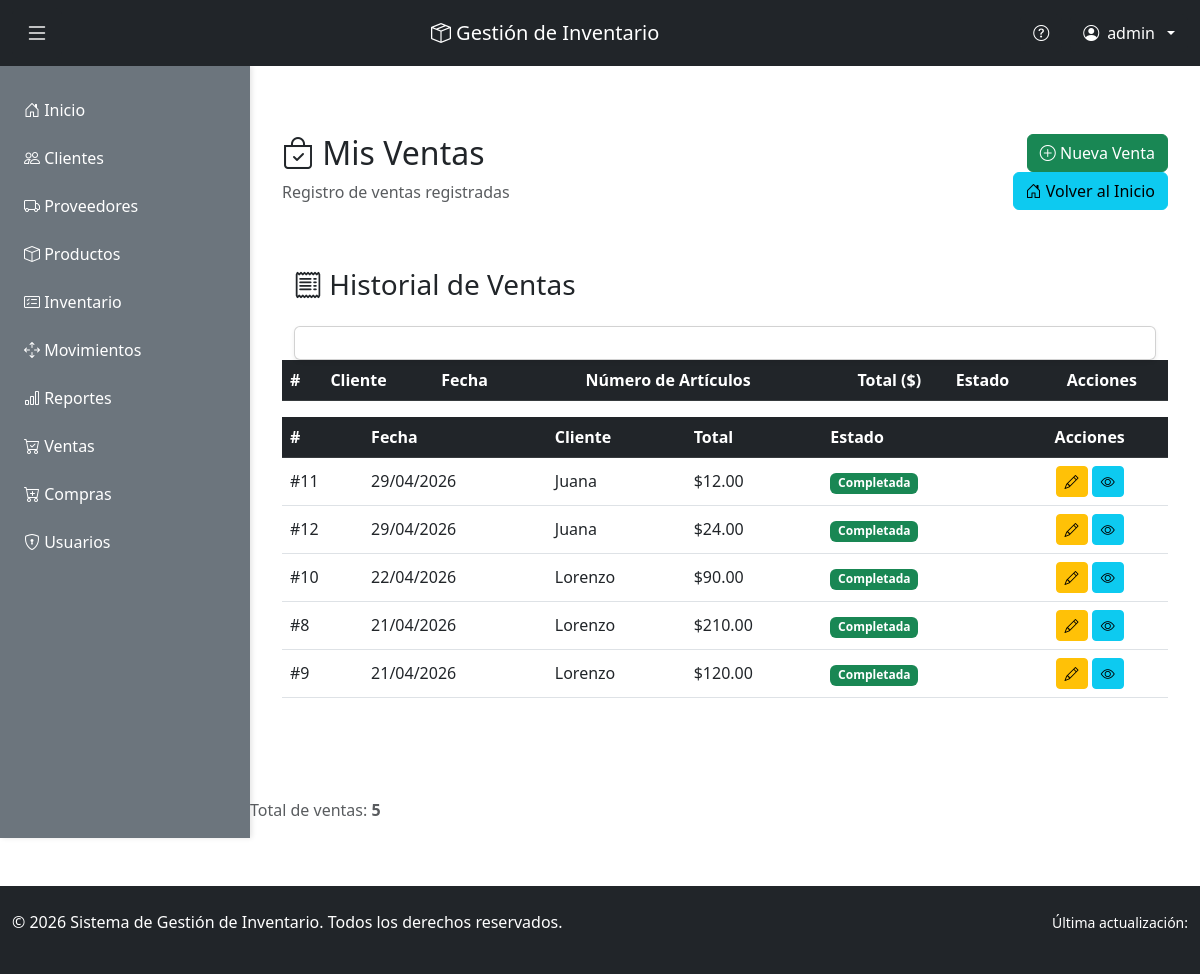
Screenshot of /empleado/ventas/ (signed in) with the database file from the repository.
### inventario/models.py (models this page shows, shortened)
class Venta(models.Model):
    ESTADO_VENTA = [
        ('borrador', 'Borrador'),
        ('confirmada', 'Confirmada'),
        ('entregada', 'Entregada'),
        ('cancelada', 'Cancelada'),
    ]
    fecha_venta = models.DateField(auto_now_add=True)
    cliente = models.ForeignKey(Cliente, on_delete=models.CASCADE, related_name='ventas')
    usuario = models.ForeignKey(User, on_delete=models.CASCADE, related_name='ventas_realizadas')
    estado = models.CharField(max_length=20, choices=ESTADO_VENTA, default='borrador')
    total = models.DecimalField(max_digits=12, decimal_places=2, default=0)
    class Meta:
        ordering = ['-fecha_venta']
        verbose_name = 'Venta'
        verbose_name_plural = 'Ventas'
    def calcular_total(self):
        return sum(detalle.subtotal() for detalle in self.detalles.all())

class Cliente(models.Model):
    nombre = models.CharField(max_length=100)
    telefono = models.CharField(max_length=9)
    email = models.EmailField(unique=True)
    direccion = models.CharField(max_length=200)
    fecha_creacion = models.DateTimeField(auto_now_add=True)
    activo = models.BooleanField(default=True)
    class Meta:
        ordering = ['-activo', 'nombre']
        verbose_name = 'Cliente'
        verbose_name_plural = 'Clientes'
    def __str__(self):
        return self.nombre

class DetalleVenta(models.Model):
    venta = models.ForeignKey(Venta, on_delete=models.CASCADE, related_name='detalles')
    producto = models.ForeignKey(Producto, on_delete=models.PROTECT, related_name='detalles_venta')
    cantidad = models.PositiveIntegerField()
    precio_venta = models.DecimalField(max_digits=10, decimal_places=2)
    class Meta:
        unique_together = ['venta', 'producto']
        verbose_name = 'Detalle Venta'
        verbose_name_plural = 'Detalles Venta'
    def subtotal(self):
        return self.cantidad * self.precio_venta

### inventario/views.py (the view)
# urls.py: path('empleado/ventas/', views.ventas_empleado, name='ventas_empleado'),
@login_required
@solo_empleado
@require_http_methods(["GET"])
def ventas_empleado(request):
    ventas = Venta.objects.all().order_by('-fecha_venta')
    contexto = {'ventas': ventas}
    return render(request, 'empleado/ventas.html', contexto)

### inventario/templates/empleado/ventas.html (shortened to what this page needs)
{% extends 'base.html' %}
{% block content %}
<div class="container my-5">
    <div class="row mb-4">
        <div class="col-md-8">
            <h2><i class="bi bi-bag-check"></i> Mis Ventas</h2>
            <p class="text-muted">Registro de ventas registradas</p>
        </div>
        <div class="col-md-4 text-end">
            <a href="{% url 'agregar_venta_empleado' %}" class="btn btn-success">
                <i class="bi bi-plus-circle"></i> Nueva Venta
            </a>
            <a href="{% url 'inicio' %}" class="btn btn-info ms-2">
                <i class="bi bi-house-door"></i> Volver al Inicio
            </a>
        </div>
    </div>
    {% if ventas %}
        <div class="table-responsive">
            <table class="table table-hover table-striped align-middle">
                <thead class="table-dark">
                    <tr>
                        <th>#</th>
                        <th>Cliente</th>
                        <th>Fecha</th>
                        <th class="text-center">Número de Artículos</th>
                        <th class="text-end">Total ($)</th>
                        <th class="text-center">Estado</th>
                        <th class="text-center">Acciones</th>
                    </tr>
                </thead>
                <tbody>
                    <div class="container mt-4">
    <h3 class="mb-4"><i class="bi bi-receipt"></i> Historial de Ventas</h3>
    <div class="card shadow-sm">
        <div class="card-body">
            <table class="table table-hover align-middle">
                <thead class="table-dark">
                    <tr>
                        <th>#</th>
                        <th>Fecha</th>
                        <th>Cliente</th>
                        <th>Total</th>
                        <th>Estado</th>
                        <th class="text-center">Acciones</th>
                    </tr>
                </thead>
                <tbody>
                    {% for venta in ventas %}
                    <tr>
                        <td>#{{ venta.id }}</td>
                        <td>{{ venta.fecha_venta|date:"d/m/Y" }}</td>
                        <td>{{ venta.cliente }}</td>
                        <td>${{ venta.calcular_total|floatformat:2 }}</td>
                        <td>
                            <span class="badge bg-success">
                                Completada
                            </span>
                        </td>
                        <td class="text-center">
                            <a href="{% url 'editar_venta_empleado' venta.id %}"
                            class="btn btn-sm btn-warning">
                                <i class="bi bi-pencil"></i>
                            </a>
                            <a href="#" class="btn btn-sm btn-info">
                                <i class="bi bi-eye"></i>
                            </a>
                        </td>
                    </tr>
                    {% empty %}
                    <tr>
                        <td colspan="6" class="text-center text-muted">
                            No hay ventas registradas
                        </td>
                    </tr>
                    {% endfor %}
                </tbody>
            </table>
        </div>
    </div>
</div>
        <div class="row mt-3">
            <div class="col">
                <p class="text-muted">Total de ventas: <strong>{{ ventas|length }}</strong></p>
            </div>
        </div>
    {% else %}
        <div class="alert alert-info" role="alert">
            <i class="bi bi-info-circle"></i> No hay ventas registradas aún.
        </div>
    {% endif %}
</div>
{% endblock %}

### inventario/templates/base.html (shortened to what this page needs)
<!DOCTYPE html>
<html lang="es">
{% load static %}
<head>
    <link href="https://cdn.jsdelivr.net/npm/bootstrap@5.3.0/dist/css/bootstrap.min.css" rel="stylesheet">
    <link rel="stylesheet" href="https://cdn.jsdelivr.net/npm/bootstrap-icons@1.10.0/font/bootstrap-icons.css">
</head>
<body>
    <nav class="navbar navbar-dark bg-dark sticky-top">
        <div class="container-fluid d-flex">
            <button class="btn btn-dark toggle-sidebar-btn me-2" id="sidebarToggle" title="Abrir/Cerrar menú">
                <i class="bi bi-list"></i>
            </button>
            <span class="navbar-brand mx-auto">
                <i class="bi bi-box-seam"></i> Gestión de Inventario
            </span>
            <div class="d-flex gap-2 align-items-center">
                <button class="btn btn-dark" id="btnAyuda" title="Mostrar ayuda de esta página">
                    <i class="bi bi-question-circle"></i>
                </button>
                <div class="dropdown">
                    <button class="btn btn-dark dropdown-toggle d-flex align-items-center gap-2" type="button" data-bs-toggle="dropdown">
                        <i class="bi bi-person-circle"></i>
                        {{ user.username }}
                    </button>
            </div>
        </div>
    </nav>
    <div class="main-container">
        <aside class="sidebar" id="sidebar">
            <ul class="sidebar-menu">
                <li><a href="{% url 'inicio' %}" class="nav-link"><i class="bi bi-house-door"></i> Inicio</a></li>
                {% if user.is_staff %}
                    <li><a href="{% url 'ver_clientes' %}" class="nav-link"><i class="bi bi-people"></i> Clientes</a></li>
                    <li><a href="{% url 'ver_proveedores' %}" class="nav-link"><i class="bi bi-truck"></i> Proveedores</a></li>
                    <li><a href="{% url 'ver_productos' %}" class="nav-link"><i class="bi bi-box"></i> Productos</a></li>
                    <li><a href="{% url 'consultar_inventario' %}" class="nav-link"><i class="bi bi-card-checklist"></i> Inventario</a></li>
                    <li><a href="{% url 'ver_movimientos' %}" class="nav-link"><i class="bi bi-arrows-move"></i> Movimientos</a></li>
                    <li><a href="{% url 'ver_reportes' %}" class="nav-link"><i class="bi bi-bar-chart"></i> Reportes</a></li>
                    <li><a href="{% url 'ver_ventas' %}" class="nav-link"><i class="bi bi-cart-check"></i> Ventas</a></li>
                    <li><a href="{% url 'ver_compras' %}" class="nav-link"><i class="bi bi-cart-plus"></i> Compras</a></li>
                    {% if user.is_superuser or user.perfil.rol == 'administrador' %}
                        <li><a href="{% url 'ver_usuarios' %}" class="nav-link"><i class="bi bi-shield-lock"></i> Usuarios</a></li>
                    {% endif %}
            {% endif %}
            </ul>
        </aside>
        <main class="main-content">
            <div class="content-wrapper">
                {% block content %}{% endblock %}
            </div>
        </main>
    </div>
    <footer class="bg-dark text-white mt-5 py-4">
        <div class="container-fluid">
            <div class="row">
                <div class="col-md-6">
                    <p>&copy; 2026 Sistema de Gestión de Inventario. Todos los derechos reservados.</p>
                </div>
                <div class="col-md-6 text-end">
                    <small>Última actualización: {{ now|date:"d/m/Y H:i" }}</small>
                </div>
            </div>
        </div>
    </footer>
</body>
</html>

### inventario/templates/base.html (style rules this page uses)
body { display: flex; flex-direction: column; min-height: 100vh; }
.navbar { flex-shrink: 0; }
.main-container { display: flex; flex: 1; }
.sidebar { width: 250px; background-color: #6c757d; padding: 20px 0; overflow-y: auto; transition: all 0.3s ease; box-shadow: 2px 0 5px rgba(0,0,0,0.1); }
.sidebar-menu { list-style: none; padding: 0; margin: 0; }
.sidebar-menu li { margin: 0; }
.sidebar-menu a { display: block; padding: 12px 20px; color: white; text-decoration: none; transition: background-color 0.2s ease; border-left: 4px solid transparent; }
.main-content { flex: 1; padding: 0; overflow-y: auto; }
.content-wrapper { padding: 20px; }
.toggle-sidebar-btn { cursor: pointer; font-size: 1.5rem; }

### rows the page displays
Venta: id "11", fecha_venta "29/04/2026", cliente "Juana", calcular_total "12.00"
Venta: id "12", fecha_venta "29/04/2026", cliente "Juana", calcular_total "24.00"
Venta: id "10", fecha_venta "22/04/2026", cliente "Lorenzo", calcular_total "90.00"
Venta: id "8", fecha_venta "21/04/2026", cliente "Lorenzo", calcular_total "210.00"
Venta: id "9", fecha_venta "21/04/2026", cliente "Lorenzo", calcular_total "120.00"

### other values shown
{{ user.username }} "admin"
{{ ventas|length }} "5"
